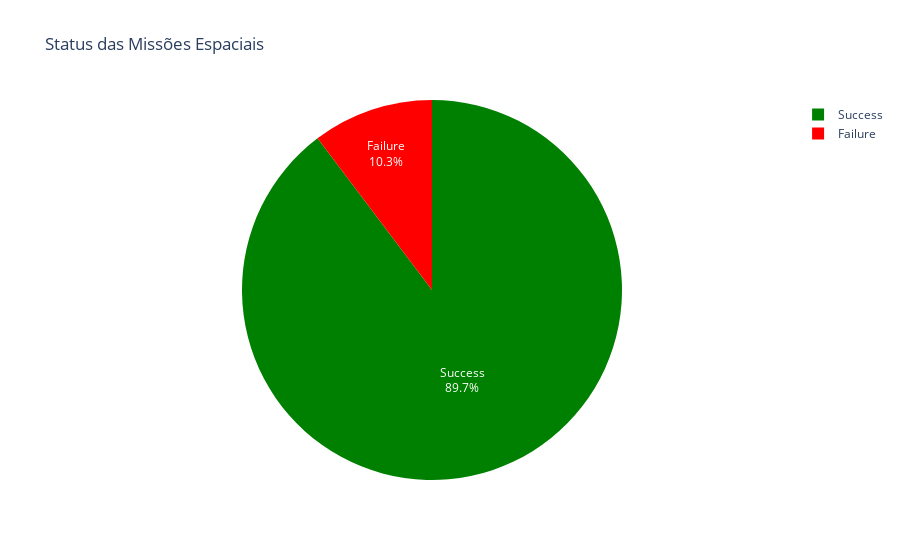

The notebook cell saved with this chart:
### Code cell
# Gráfico de pizza com o status das missões usando a coluna 'Mission Status'
fig_missao_status = px.pie(df, 
                            names='Mission Status', 
                            title='Status das Missões Espaciais',
                            color='Mission Status',
                            color_discrete_map={'Success': 'green', 'Failure': 'red'})
fig_missao_status.update_traces(textposition='inside', textinfo='percent+label')
fig_missao_status.show()

### Figure 1 — Plotly figure (JSON) as saved in the notebook; plotly's stock layout.template omitted (floating-point values rounded to 4 significant figures; data arrays with more than 128 entries replaced by an {"elided": "..."} marker saying what was removed)
{"data": [{"customdata": {"elided": "4324x1 str values"}, "domain": {"x": [0, 1], "y": [0, 1]}, "hovertemplate": "Mission Status=%{customdata[0]}<extra></extra>", "labels": {"elided": "4324 str values"}, "legendgroup": "", "marker": {"colors": {"elided": "4324 str values"}}, "name": "", "showlegend": true, "textinfo": "percent+label", "textposition": "inside", "type": "pie"}], "layout": {"legend": {"tracegroupgap": 0}, "title": {"text": "Status das Missões Espaciais"}}}
